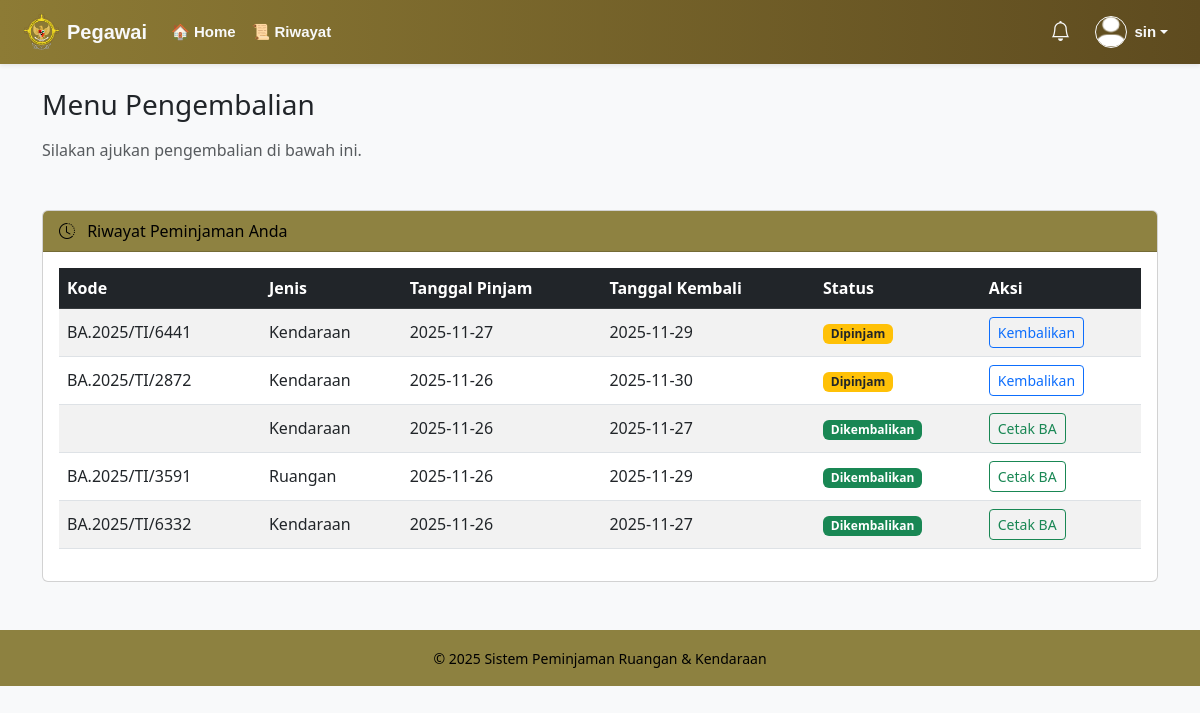
/pages/kembali.php (signed in), run on the app's committed database.
### tables this page shows
CREATE TABLE `peminjaman` (
  `id` int(11) NOT NULL,
  `kode_peminjaman` varchar(50) DEFAULT NULL,
  `id_user` int(11) DEFAULT NULL,
  `jenis` enum('ruangan','kendaraan') NOT NULL,
  `id_item` int(11) NOT NULL,
  `tanggal_pinjam` date DEFAULT NULL,
  `tanggal_kembali` date DEFAULT NULL,
  `status` enum('pending_return','pending','approved','rejected','dipinjam','dikembalikan') DEFAULT 'pending',
  `keterangan_user` text DEFAULT NULL,
  `lo` varchar(100) DEFAULT NULL,
  `created_at` timestamp NOT NULL DEFAULT current_timestamp(),
  `tanggal_kembali_aktual` date DEFAULT NULL
);

### pages/kembali.php (the view, shortened to what this page needs)
<?php
include("../includes/header.php");
include("../includes/navbar.php");
?>
<div class="container mt-4">
    <h3 class="mb-3">Menu Pengembalian</h3>
    <p class="text-muted">Silakan ajukan pengembalian di bawah ini.</p>
    <div class="card mt-5">
        <div class="card-header" style="background-color: #746616cf; color: #000;">
            <i class="bi bi-clock-history me-2"></i> Riwayat Peminjaman Anda
        </div>
        <div class="card-body">
            <?php
            $id_user = $_SESSION['id'];
            $pendQ = $con->prepare("SELECT * FROM peminjaman WHERE id_user = ? AND status = 'pending' ORDER BY created_at DESC");
            $pendQ->bind_param("i", $id_user);
            $pendQ->execute();
            $pendRes = $pendQ->get_result();
            if ($pendRes->num_rows > 0) {
                ?>
                <div class="alert alert-info">Anda memiliki <strong><?= $pendRes->num_rows ?></strong> permintaan yang sedang <em>diproses</em>. Riwayat peminjaman sementara tidak ditampilkan sampai semua permintaan diproses.</div>
                <table class="table table-striped align-middle">
                    <thead class="table-dark">
                        <tr>
                            <th>Kode</th>
                            <th>Jenis</th>
                            <th>Tanggal Pinjam</th>
                            <th>Tanggal Kembali</th>
                            <th>Status</th>
                            <th>Aksi</th>
                        </tr>
                    </thead>
                    <tbody>
                        <?php while ($row = $pendRes->fetch_assoc()): ?>
                            <tr>
                                <td><?= htmlspecialchars($row['kode_peminjaman']); ?></td>
                                <td><?= ucfirst(htmlspecialchars($row['jenis'])); ?></td>
                                <td><?= htmlspecialchars($row['tanggal_pinjam']); ?></td>
                                <td><?= htmlspecialchars($row['tanggal_kembali']); ?></td>
                                <td><span class="badge bg-secondary">Proses</span></td>
                                <td><button class="btn btn-sm btn-outline-secondary" disabled>Menunggu Persetujuan</button></td>
                            </tr>
                        <?php endwhile; ?>
                    </tbody>
                </table>
                <?php
            } else {
                $query = $con->prepare("SELECT * FROM peminjaman WHERE id_user = ? ORDER BY created_at DESC");
                $query->bind_param("i", $id_user);
                $query->execute();
                $result = $query->get_result();
            }
            ?>
            <?php if ($result->num_rows > 0): ?>
                <table class="table table-striped align-middle">
                    <thead class="table-dark">
                        <tr>
                            <th>Kode</th>
                            <th>Jenis</th>
                            <th>Tanggal Pinjam</th>
                            <th>Tanggal Kembali</th>
                            <th>Status</th>
                            <th>Aksi</th>
                        </tr>
                    </thead>
                    <tbody>
                        <?php while ($row = $result->fetch_assoc()): ?>
                            <tr>
                                <td><?= htmlspecialchars($row['kode_peminjaman']); ?></td>
                                <td><?= ucfirst(htmlspecialchars($row['jenis'])); ?></td>
                                <td><?= htmlspecialchars($row['tanggal_pinjam']); ?></td>
                                <td><?= htmlspecialchars($row['tanggal_kembali']); ?></td>
                                <td>
                                    <?php if ($row['status'] === 'dipinjam'): ?>
                                        <span class="badge bg-warning text-dark">Dipinjam</span>
                                    <?php else: ?>
                                        <span class="badge bg-success">Dikembalikan</span>
                                    <?php endif; ?>
                                </td>
                                <td>
                                    <?php if ($row['status'] === 'dipinjam'): ?>
                                        <a href="kembali_form.php?id=<?= $row['id']; ?>" class="btn btn-sm btn-outline-primary">Kembalikan</a>
                                    <?php else: ?>
                                        <a href="cetak_BA.php?id=<?= $row['id']; ?>" class="btn btn-sm btn-outline-success">Cetak BA</a>
                                    <?php endif; ?>
                                </td>
                            </tr>
                        <?php endwhile; ?>
                    </tbody>
                </table>
            <?php else: ?>
                <p class="text-muted">Belum ada riwayat peminjaman.</p>
            <?php endif; ?>
        </div>
    </div>
</div>
<?php include("../includes/footer.php"); ?>

### data on the page
peminjaman: kode_peminjaman "BA.2025/TI/6441", jenis "Kendaraan", tanggal_pinjam "2025-11-27", tanggal_kembali "2025-11-29", status "Dipinjam"
peminjaman: kode_peminjaman "BA.2025/TI/2872", jenis "Kendaraan", tanggal_pinjam "2025-11-26", tanggal_kembali "2025-11-30", status "Dipinjam"
peminjaman: jenis "Kendaraan", tanggal_pinjam "2025-11-26", tanggal_kembali "2025-11-27", status "Dikembalikan"
peminjaman: kode_peminjaman "BA.2025/TI/3591", jenis "Ruangan", tanggal_pinjam "2025-11-26", tanggal_kembali "2025-11-29", status "Dikembalikan"
peminjaman: kode_peminjaman "BA.2025/TI/6332", jenis "Kendaraan", tanggal_pinjam "2025-11-26", tanggal_kembali "2025-11-27", status "Dikembalikan"

### other printed values
$systemTitle "Pegawai"
$nama "sin"
